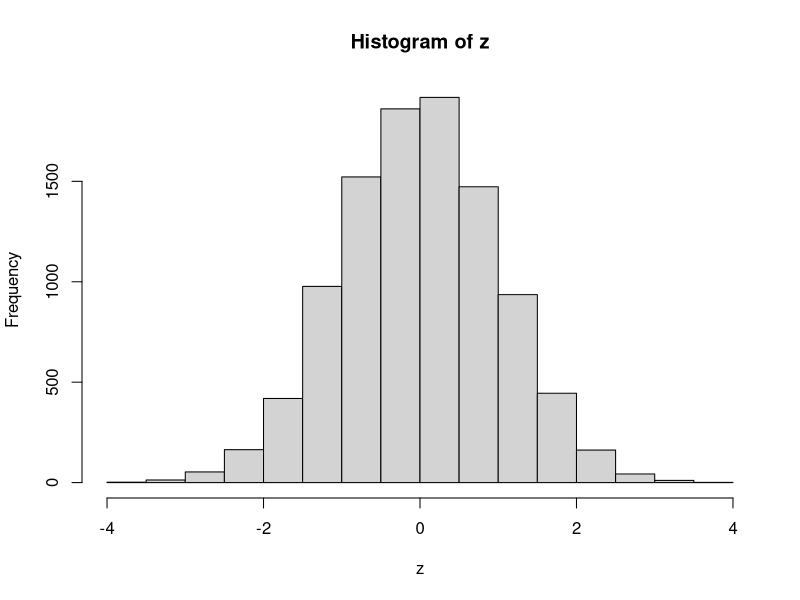
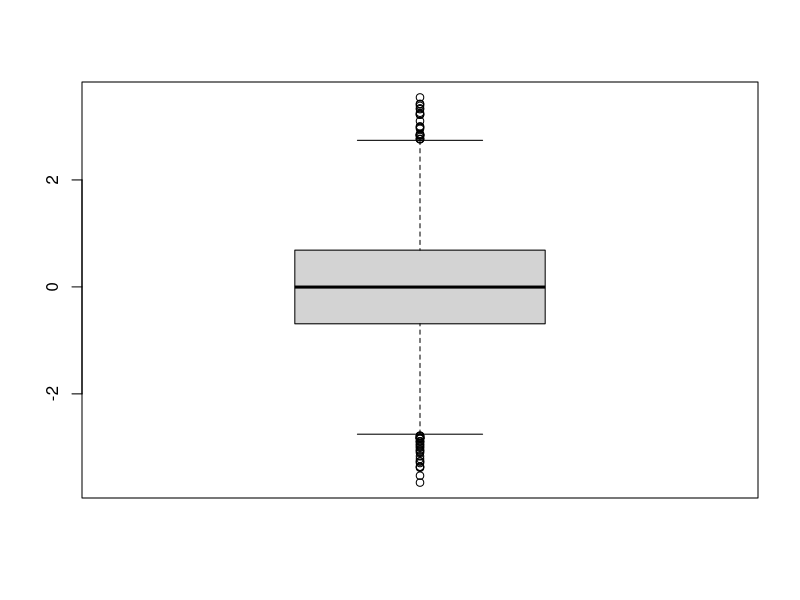
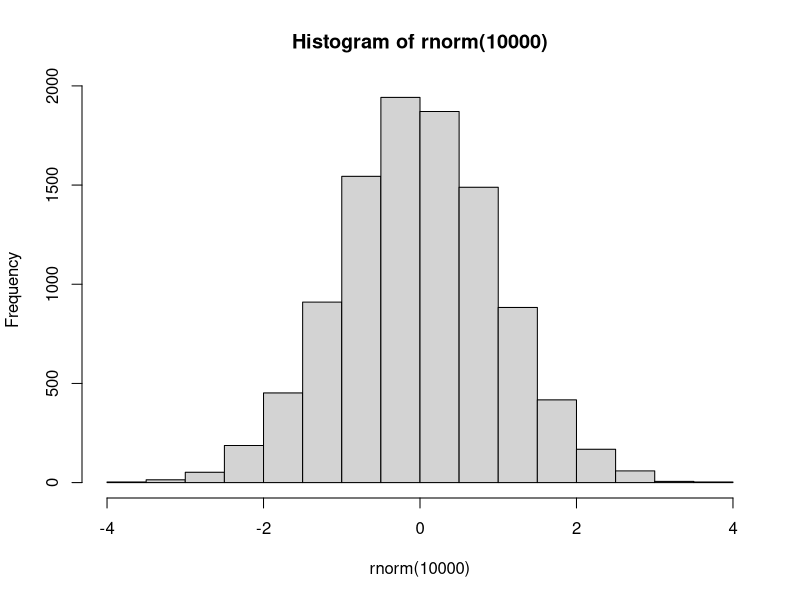
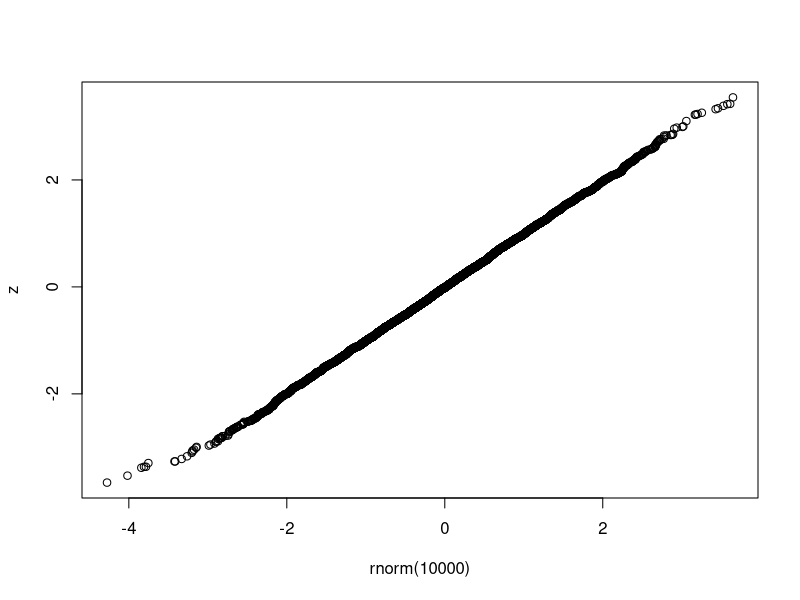

The R script that drew these images, in order:
f <- function(x) dnorm(x)
g <- function(x) dcauchy(x)

arnc <- function(n=100, M=1.52){
    x <- rep(0,n)
    for (i in 1:n){
        repeat{
            y <- rcauchy(1)
            u <- runif(1,0,1)
            if(u < (f(y)/(M*g(y)))) break 
        }
        x[i] <- y 
    }
    
    return(x)
}

arnc(10)
z= arnc(10000)
hist(z)
summary(z)
boxplot(z)

hist(rnorm(10000))
qqplot(rnorm(10000),z)







